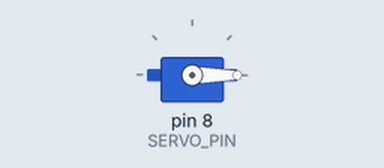
A sketch run on a simulated Arduino Mega 2560, built with avr-gcc and run on an emulated ATmega2560. Parts: servo.

Above: at 0.55 s.
At 5.05 s:
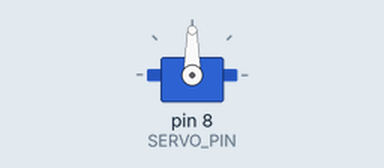
At 9.55 s:
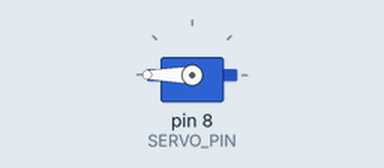
At 18.55 s:
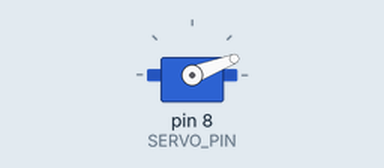
Timing chart, 0 to 26.0 s (numbered marks = the images above):
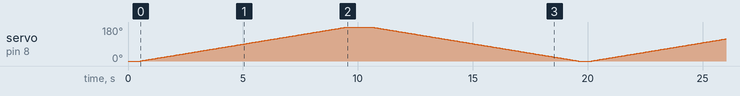

The sketch:

servoMotor1.ino
```cpp
#include <Servo.h>


// **********************************
// *** DECLARAÇÃO DE VARIÁVEIS E OBJETOS ***
// **********************************
Servo servoMotor; // Cria o objeto para o servo motor


// O Arduino Mega tem muitos pinos digitais.
// Você pode usar qualquer pino digital (ex: 2 a 13) ou pino PWM (com ~).
const int SERVO_PIN = 8; // Pino digital 8 para o sinal (fio amarelo/laranja)


// **********************************
// *** CONSTANTES DE VELOCIDADE E SUAVIZAÇÃO ***
// **********************************
// Controla a VELOCIDADE GERAL:
// 5ms = Rápido | 15ms = Médio | 30ms = Lento
const int DELAY_MOVIMENTO = 50;


// Controla a SUAVIZAÇÃO do movimento:
// 1 = Mais suave | 5 = Mais rápido, menos suave
const int PASSO_ANGULAR = 1;


int currentPosition = 0; // Variável para armazenar a posição atual do servo
// **********************************


void setup() {
  // Associa o objeto 'servoMotor' ao pino de controle (SERVO_PIN).
  // Verifique se o pino 8 está livre e adequado para o seu projeto no Mega.
  servoMotor.attach(SERVO_PIN);
  // Garante que o servo comece na posição inicial (0 graus).
  servoMotor.write(currentPosition);
  delay(500); // Pausa inicial para estabilização
}


void loop() {
  // 1. MOVIMENTO DE ABERTURA: Gira de 0 para 180 graus
  for (currentPosition = 0; currentPosition <= 180; currentPosition += PASSO_ANGULAR) {
    servoMotor.write(currentPosition);
    // Atraso para controlar a velocidade da transição.
    delay(DELAY_MOVIMENTO);
  }


  // Pausa na posição final (180 graus)
  delay(1000); // Fica parado por 1 segundo


  // 2. MOVIMENTO DE FECHAMENTO: Gira de 180 para 0 graus
  for (currentPosition = 180; currentPosition >= 0; currentPosition -= PASSO_ANGULAR) {
    servoMotor.write(currentPosition);
    // Atraso para controlar a velocidade da transição.
    delay(DELAY_MOVIMENTO);
  }


  // Pausa na posição inicial (0 graus)
  delay(500); // Fica parado por meio segundo
}
```
